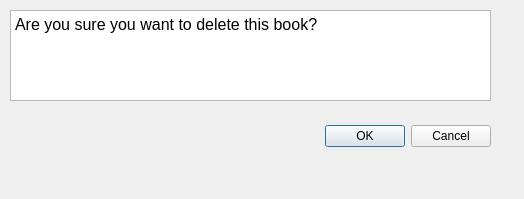
<?xml version="1.0" encoding="UTF-8"?>
<ui version="4.0">
 <class>delete_dialog</class>
 <widget class="QDialog" name="delete_dialog">
  <property name="geometry">
   <rect>
    <x>0</x>
    <y>0</y>
    <width>524</width>
    <height>199</height>
   </rect>
  </property>
  <property name="windowTitle">
   <string>Dialog</string>
  </property>
  <widget class="QDialogButtonBox" name="buttonBox">
   <property name="geometry">
    <rect>
     <x>150</x>
     <y>120</y>
     <width>341</width>
     <height>32</height>
    </rect>
   </property>
   <property name="orientation">
    <enum>Qt::Horizontal</enum>
   </property>
   <property name="standardButtons">
    <set>QDialogButtonBox::Cancel|QDialogButtonBox::Ok</set>
   </property>
  </widget>
  <widget class="QTextBrowser" name="textBrowser">
   <property name="geometry">
    <rect>
     <x>10</x>
     <y>10</y>
     <width>481</width>
     <height>91</height>
    </rect>
   </property>
   <property name="html">
    <string>&lt;!DOCTYPE HTML PUBLIC &quot;-//W3C//DTD HTML 4.0//EN&quot; &quot;http://www.w3.org/TR/REC-html40/strict.dtd&quot;&gt;
&lt;html&gt;&lt;head&gt;&lt;meta name=&quot;qrichtext&quot; content=&quot;1&quot; /&gt;&lt;style type=&quot;text/css&quot;&gt;
p, li { white-space: pre-wrap; }
&lt;/style&gt;&lt;/head&gt;&lt;body style=&quot; font-family:'MS Shell Dlg 2'; font-size:7.8pt; font-weight:400; font-style:normal;&quot;&gt;
&lt;p style=&quot; margin-top:0px; margin-bottom:0px; margin-left:0px; margin-right:0px; -qt-block-indent:0; text-indent:0px;&quot;&gt;&lt;span style=&quot; font-size:12pt;&quot;&gt;Are you sure you want to delete this book?&lt;/span&gt;&lt;/p&gt;&lt;/body&gt;&lt;/html&gt;</string>
   </property>
  </widget>
 </widget>
 <resources/>
 <connections>
  <connection>
   <sender>buttonBox</sender>
   <signal>accepted()</signal>
   <receiver>delete_dialog</receiver>
   <slot>accept()</slot>
   <hints>
    <hint type="sourcelabel">
     <x>248</x>
     <y>254</y>
    </hint>
    <hint type="destinationlabel">
     <x>157</x>
     <y>274</y>
    </hint>
   </hints>
  </connection>
  <connection>
   <sender>buttonBox</sender>
   <signal>rejected()</signal>
   <receiver>delete_dialog</receiver>
   <slot>reject()</slot>
   <hints>
    <hint type="sourcelabel">
     <x>316</x>
     <y>260</y>
    </hint>
    <hint type="destinationlabel">
     <x>286</x>
     <y>274</y>
    </hint>
   </hints>
  </connection>
 </connections>
</ui>
